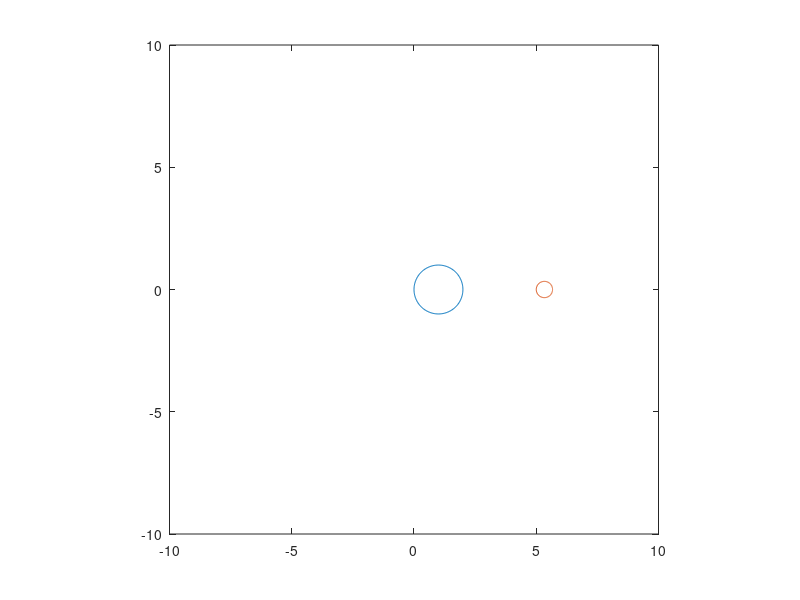

The MATLAB script that drew this image:
%definire un vettore v di numeri complessi che rappresentino “tanti” punti equispaziati
%sulla circonferenza di centro 1 e raggio 1

th = 0:pi/100:2*pi;
v = exp(i*th) + 1;
%plotto tutti i puntini
plot(v)
axis([-10 10 -10 10],'equal');
hold on

%prima e ultima cifra del mio numero di matricola
a = 6;
b = 5;
w = (a*v +b)./(v+1);
plot(w)

% DOMANDA: Qual'è la figura che ne risulta? Che cosa congetturate riguardo alle propriet`a della trasformazione di M¨obius che avete usato? Rispondete commentando lo script.
% RISPOSTA: Congetturo che il raggio dopo la trasformazione è diminuito e la circonferenza è stata traslata a destra

